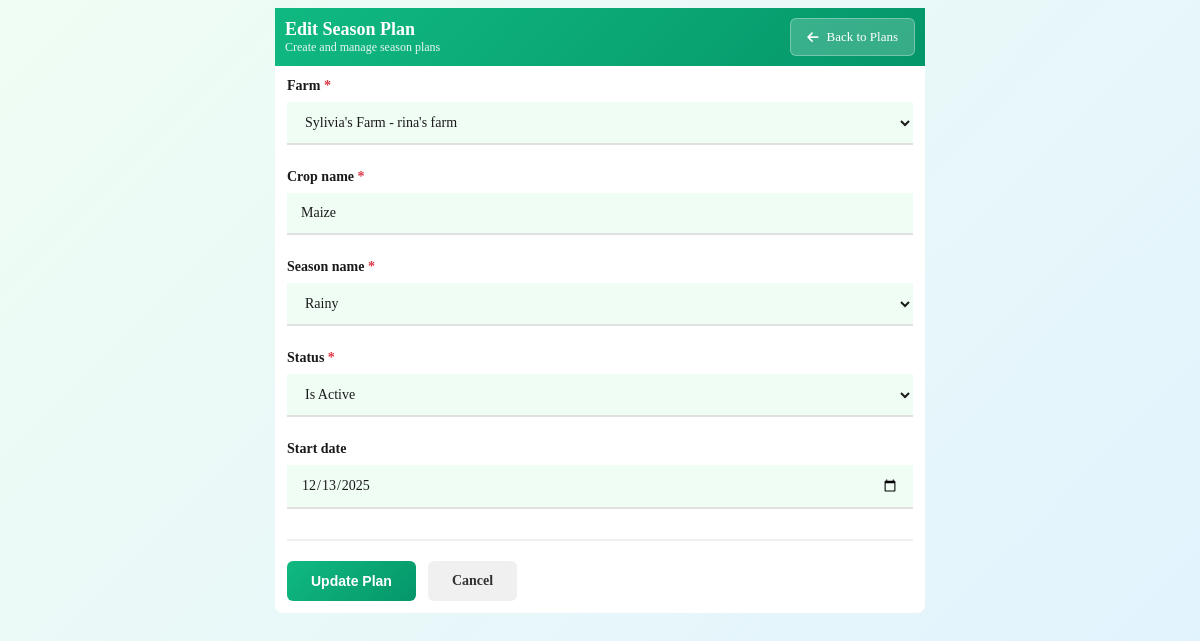
Page /seasonplans/4/edit/ on the committed database.
### farmcore/models.py (models this page shows, shortened)
class SeasonPlan(models.Model):
    SEASON_CHOICES = [
        ('rainy', 'Rainy'),
        ('sunny', 'Sunny'),
    ]
    STATUS_CHOICES = [
        ('is_active', 'Is Active'),
        ('completed', 'Completed'),
        ('planned', 'Planned'),
    ]
    farm = models.ForeignKey(Farm, on_delete=models.CASCADE)
    crop_name = models.CharField(max_length=100)
    season_name = models.CharField(max_length=100, choices=SEASON_CHOICES)
    status = models.CharField( max_length=20, choices=STATUS_CHOICES, default='planned' )
    start_date = models.DateField( null=True, blank=True )

### farmcore/views.py (the view)
# urls.py: path("seasonplans/<int:pk>/edit/", views.seasonplan_edit, name="seasonplan_edit"),
def seasonplan_edit(request, pk):
    plan = SeasonPlan.objects.get(id=pk)
    form = SeasonPlanForm(instance=plan)
    planned_count = PlannedActivity.objects.filter(season_plan=plan).count()
    completed_count = ActualActivity.objects.filter(season_plan=plan).count()
    if request.method == "POST":
        form = SeasonPlanForm(request.POST, instance=plan)
        if form.is_valid():
            form.save()
            return redirect("seasonplan_list")
    return render(request, "seasonplan_form.html", {
        "form": form,
        "title": "Edit Season Plan",
        "plan": plan,
         "planned_count": planned_count,
         "completed_count": completed_count,
    })

### farmcore/forms.py
class SeasonPlanForm(forms.ModelForm):
    class Meta:
        model = SeasonPlan
        fields = ['farm', 'crop_name', 'season_name', 'status', 'start_date']
        widgets = {
            'start_date': forms.DateInput(attrs={'type': 'date', 'class': 'form-control'}),
        }
    def __init__(self, *args, **kwargs):
        super().__init__(*args, **kwargs)
        for field in self.fields.values():
            field.widget.attrs.update({
                'class': 'form-control'
            })

### farmcore/models.py (called while the page is built)
    def __str__(self):
        return f"{self.farmer.name}'s Farm - {self.name}"

### farmcore/templates/seasonplan_form.html (shortened to what this page needs)
{% load static %}
{% block content %}
<link rel="stylesheet" href="https://cdnjs.cloudflare.com/ajax/libs/font-awesome/6.0.0/css/all.min.css">
<div class="form-wrapper">
    <div class="page-header">
        <div class="page-header-content">
            <h1>{{ title }}</h1>
            <p>Create and manage season plans</p>
        </div>
        <a href="{% url 'seasonplan_list' %}" class="back-button">
            <i class="fas fa-arrow-left"></i> Back to Plans
        </a>
    </div>
    <form method="POST">
        {% for field in form %}
        <div class="form-group">
            <label for="{{ field.id_for_label }}">
                {{ field.label }}
                {% if field.field.required %}<span style="color: #dc3545;">*</span>{% endif %}
            </label>
            <div class="{% if field.errors %}has-error{% endif %}">
                {{ field }}
            </div>
        </div>
        {% endfor %}
        <div class="button-group">
            <button type="submit" class="btn btn-primary">
                {% if plan %}Update Plan{% else %}Create Plan{% endif %}
            </button>
            <a href="{% url 'seasonplan_list' %}" class="btn btn-secondary">Cancel</a>
        </div>
    </form>
</div>
{% endblock %}

### farmcore/templates/seasonplan_form.html (style rules this page uses)
.page-header { margin-bottom: 0; border-bottom-left-radius: 0; border-bottom-right-radius: 0; display: flex; justify-content: space-between; align-items: center; padding: 10px; background: linear-gradient(135deg, #10b981 0%, #059669 100%); font-size: 13px; }
.page-header-content h1 { margin: 0; font-size: 18px; font-weight: 700; color: white; }
.page-header-content p { margin: 0; color: rgba(255, 255, 255, 0.9); font-size: 12px; }
.back-button { display: inline-flex; align-items: center; gap: 8px; background: rgba(255, 255, 255, 0.2); color: white; padding: 10px 16px; border-radius: 6px; text-decoration: none; font-weight: 500; transition: all 0.3s; border: 1px solid rgba(255, 255, 255, 0.3); }
form { background: white; padding: 12px; border-radius: 0 0 8px 8px; }
.form-wrapper { max-width: 650px; margin: 0 auto; }
.form-group { margin-bottom: 24px; }
.form-group label { display: block; font-weight: 600; color: #1a1a1a; margin-bottom: 8px; font-size: 14px; }
.form-group input, .form-group select, .form-group textarea { width: 100%; padding: 12px 14px; border: none; border-bottom: 2px solid #e0e0e0; border-radius: 0; font-size: 14px; font-family: inherit; transition: all 0.3s; background-color: #f0fdf4; color: #1a1a1a; }
.form-group input::placeholder, .form-group select::placeholder, .form-group textarea::placeholder { color: #999; }
.button-group { display: flex; gap: 12px; margin-top: 30px; padding-top: 20px; border-top: 2px solid #f0f0f0; }
.btn { padding: 12px 24px; border: none; border-radius: 6px; font-size: 14px; font-weight: 600; cursor: pointer; text-decoration: none; display: inline-block; transition: all 0.3s; }
.btn-primary { background: linear-gradient(135deg, #10b981 0%, #059669 100%); color: white; }
.btn-secondary { background: #f0f0f0; color: #333; }

### rows in the picture
SeasonPlan: form "Sylivia's Farm - rina's farm" "Maize" "Rainy" "Is Active" "12/13/2025"

### other values in the picture
{{ title }} "Edit Season Plan"
{{ field.label }} "Farm" "Crop name" "Season name" "Status" "Start date"
